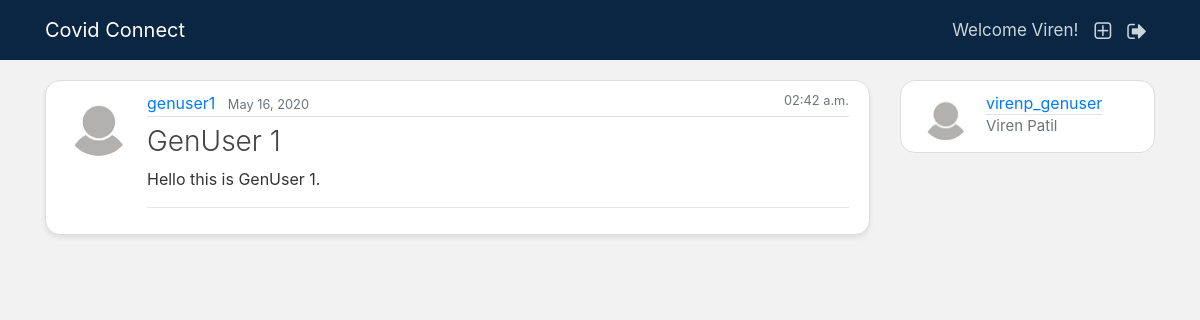
The page /blog/liked_posts/ (signed in) on the database its author committed.
### blog/models.py (models this page shows, shortened)
class Post(models.Model):
    title = models.CharField(max_length=100)
    image = models.ImageField(default='default.jpg', upload_to='post_pics')
    content = models.TextField()
    date_posted = models.DateTimeField(default=timezone.now)
    author = models.ForeignKey(User, on_delete = models.CASCADE)
    likes = models.ManyToManyField(User, related_name='likes', blank = True)
    dislikes = models.ManyToManyField(User, related_name='dislikes', blank = True)
    report = models.ManyToManyField(User, related_name='report', blank = True)

### users/models.py (models this page shows, shortened)
class Profile(models.Model):
    user = models.OneToOneField(User, on_delete=models.CASCADE)
    image = models.ImageField(default='default.jpg', upload_to='profile_pics')
    bio = models.TextField(default='Your Bio here....', max_length=100, blank=True)
    THEME_CHOICES = (
        ('Dark', 'Dark'),
        ('Light', 'Light')
    )
    theme = models.CharField(max_length=10, choices=THEME_CHOICES, blank=True)
    GENDER_CHOICES = (
        ('M', 'Male'),
        ('F', 'Female'),
    )
    gender = models.CharField(max_length=1, choices=GENDER_CHOICES, blank=True)

### blog/views.py (the view)
# urls.py: path('liked_posts/', views.liked_posts, name='liked-posts'),
def liked_posts(request):
    posts = Post.objects.all().order_by('-date_posted')
    friend, created = Friend.objects.get_or_create(current_user=request.user)
    friends = friend.friends.all()
    return render(request, 'blog/liked_posts.html', { 'posts': posts, 'friends': friends })

### blog/templates/blog/liked_posts.html (shortened to what this page needs)
{% extends "blog/base_other.html" %}
{% block content %}
    {% for post in posts %}
    {% if user in post.likes.all %}
    <article class="media content-section box-shadow" style="border-radius: 15px;">
        <img class = "rounded-circle article-img" src="{{ post.author.profile.image.url }}" alt="Profile Picture">
        <div class="media-body">
          <div class="article-metadata">
            {% if post.author in friends %}
              <a class="mr-2" style="text-decoration: none;" data-toggle="tooltip" data-placement="bottom" title="See this user's posts"
                href="{% url 'user-posts' post.author.username %}">{{ post.author }}</a>
            {% elif post.author == user %}
              <a class="mr-2" style="text-decoration: none;" data-toggle="tooltip" data-placement="bottom" title="See this user's posts"
                href="{% url 'user-posts' post.author.username %}">{{ post.author }}</a>
            {% else %}
              <a class="mr-2" style="text-decoration: none;" href="{% url 'not-friend' %}">{{ post.author }}</a>
            {% endif %}
            <small class="text-muted">{{ post.date_posted|date:"F d, Y" }}</small>
            <small style="float: right;" class="text-muted">{{ post.date_posted|date:"h:i a" }}</small>
          </div>
          <h2><a class="article-title font-weight-light" href="{% url 'post-detail' post.id %}">{{ post.title }}</a></h2>
          {% if  post.image.url == '/media/default.jpg' %}
            <p class="article-content">{{ post.content }}</p>
          {% else %}
            <img style="border-radius: 20px;" src ="{{post.image.url}}" alt ='post pic'>
            <p style="margin-top: 10px;" class="article-content">{{ post.content }}</p>
          {% endif %}
          <hr>
        </div>
    </article>
    {% endif %}
    {% endfor %}
{% endblock content %}

### blog/templates/blog/base_other.html (shortened to what this page needs)
{% load static%}
<!DOCTYPE html>
<html>
<head>
    <link rel="stylesheet" href="https://stackpath.bootstrapcdn.com/bootstrap/4.4.1/css/bootstrap.min.css">
    {% if user.profile.theme == 'Dark' %}
    <link rel="stylesheet" type="text/css" href="{% static 'blog/dark.css' %}">
    {% else %}
    <link rel="stylesheet" type="text/css" href="{% static 'blog/light.css' %}">
    {% endif %}
    <link rel="stylesheet" href="https://cdnjs.cloudflare.com/ajax/libs/font-awesome/4.7.0/css/font-awesome.min.css">
</head>
<body>
  <header class="site-header">
    <nav class="navbar navbar-expand-md navbar-dark bg-steel fixed-top">
      <div class="container">
          <a class="navbar-brand mr-1 logo-dark" href="{% url 'home-genuser' %}">Covid Connect</a>
        <div class="collapse navbar-collapse" id="navbarToggle">
          <div class="navbar-nav">
            <a class="nav-item nav-link" style="font-size: 17px; margin-top: 2px;">Welcome {{ user.first_name }}!</a>
            <a class="nav-item nav-link fa fa-plus-square-o fa-lg dark-a mt-2" data-toggle="tooltip" data-placement="bottom" title="Create new post." href="{% url 'post-create' %}"></a>
            <a class="nav-item nav-link fa fa-sign-out fa-lg dark-a mt-2" data-toggle="tooltip" data-placement="bottom" title="Logout" href="{% url 'logout' %}"></a>
          </div>
        </div>
      </div>
    </nav>
  </header>
    <main role="main" class="container">
        <div class="row">
        <div class="col-md-9">
            {% block content %}{% endblock %}
        </div>
        <div class="col-md-3">
            <div class="content-section" style="border-radius: 15px;">
              <a href="{% url 'profile' %}"><img class="rounded-circle article-img" style="float: left; width: 49px; height: 49px;" src="{{ user.profile.image.url }}"></a>
              <a class="article-metadata" style="text-decoration: none;" href="{% url 'profile' %}">{{ user.username }}</a>
              {% if user.first_name != '' %}
                <p class="text-secondary mb-1" style="font-size: 15px;">{{ user.first_name }} {{ user.last_name }}</p>
              {% else %}
                <p class="text-secondary mb-1" style="font-size: 15px;">New User</p>
              {% endif %}
            </div>
        </div>
        </div>
    </main>
  </body>
</html>

### blog/static/blog/light.css (style rules this page uses)
body { background: #f2f2f2; color: #333333; margin-top: 5rem; }
h1, h2, h3, h4, h5, h6 { color: #444444; }
.bg-steel { background-color: #0a2642; }
.site-header .navbar-nav .nav-link { color: #cbd5db; }
.content-section { background: #ffffff; padding: 10px 20px; border: 1px solid #dddddd; border-radius: 3px; margin-bottom: 20px; }
.article-title { font-size: 28px; color: #444444; }
.article-content { white-space: pre-line; }
.article-img { height: 65px; width: 65px; margin-right: 16px; }
.article-metadata { padding-bottom: 1px; margin-bottom: 4px; border-bottom: 1px solid #e3e3e3 }
.box-shadow { box-shadow: 0 3px 5px 0 rgba(0, 0, 0, 0.08); transition: box-shadow 0.1s ease-in-out; }

### rows shown on the page
Post: author.profile.image (placeholder picture), author "genuser1", date_posted "May 16, 2020", date_posted "02:42 a.m.", title "GenUser 1", content "Hello this is GenUser 1."

### other values the page prints
{{ user.first_name }} "Viren"
{{ user.username }} "virenp_genuser"
{{ user.last_name }} "Patil"
